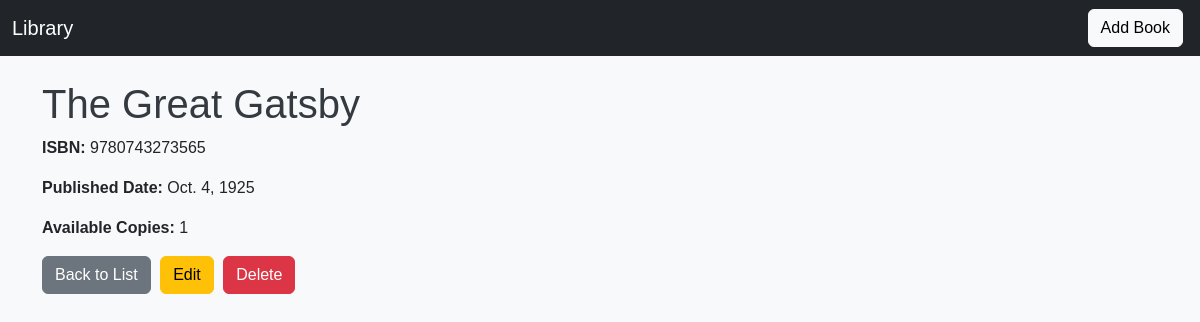
/1/, run on the app's committed database.
### library/models.py (models this page shows, shortened)
class Book(models.Model):
    title = models.CharField(max_length=200)
    isbn = models.CharField(max_length=13, unique=True)
    published_date = models.DateField()
    available_copies = models.PositiveIntegerField(default=1)

### library/views.py (the view)
# urls.py: path('<int:pk>/', BookDetailView.as_view(), name='book-detail'),
class BookDetailView(DetailView):
    model = Book
    template_name = "library/book_detail.html"

### library/templates/library/book_detail.html (shortened to what this page needs)
{% extends "library/base.html" %}
{% block content %}
<h1>{{ object.title }}</h1>
<p><strong>ISBN:</strong> {{ object.isbn }}</p>
<p><strong>Published Date:</strong> {{ object.published_date }}</p>
<p><strong>Available Copies:</strong> {{ object.available_copies }}</p>
<a href="{% url 'book-list' %}" class="btn btn-secondary">Back to List</a>
<a href="{{ object.id }}/edit/" class="btn btn-warning">Edit</a>
<a href="{{ object.id }}/delete/" class="btn btn-danger">Delete</a>
{% endblock %}

### library/static/library/style.css (style rules this page uses)
body { font-family: Arial, sans-serif; background-color: #f8f9fa; margin: 0; padding: 0; }
h1 { color: #343a40; }
.btn { margin-right: 5px; }

### data on the page
Book: title "The Great Gatsby", isbn "9780743273565", published_date "Oct. 4, 1925", available_copies "1"
